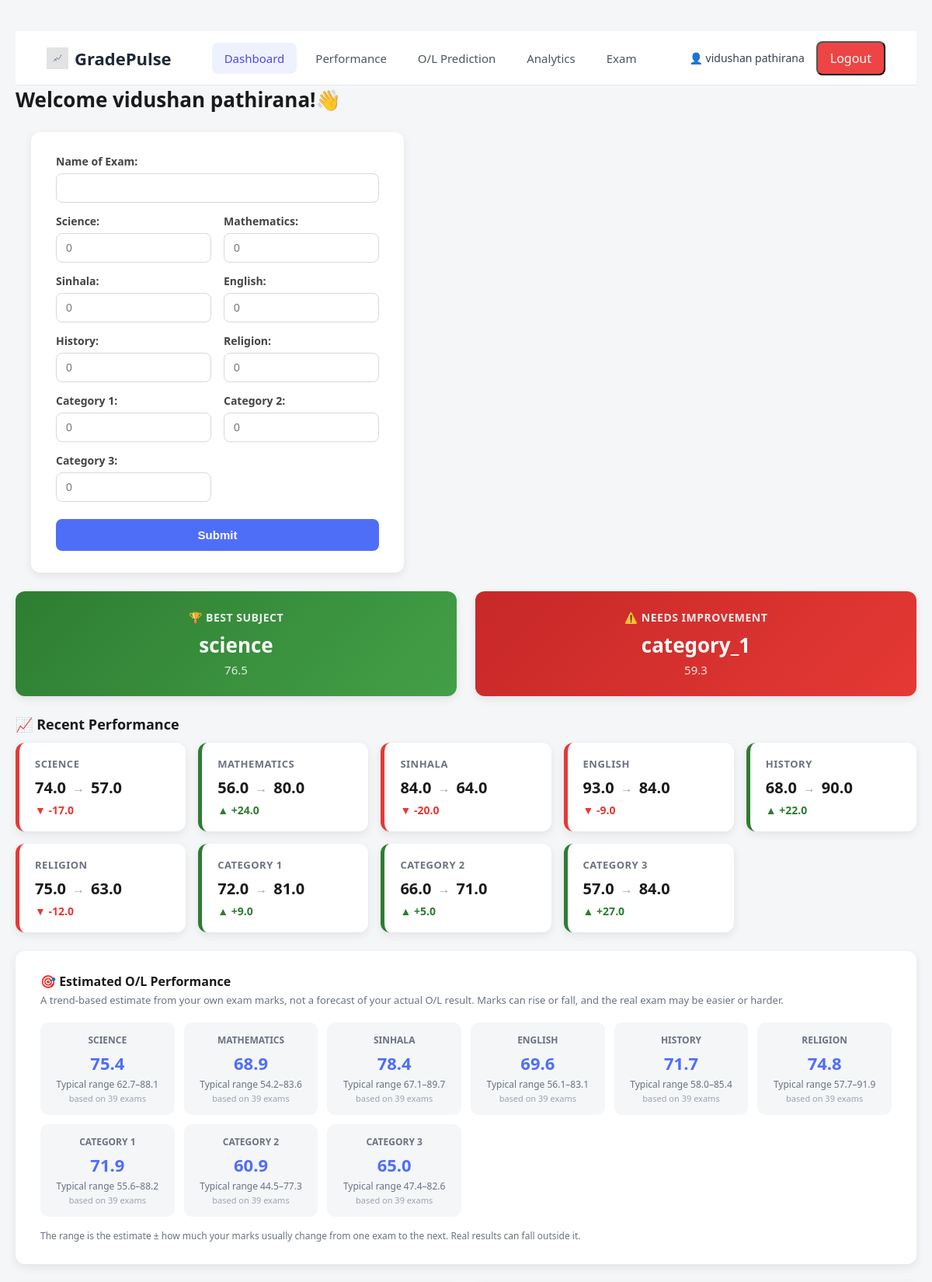
Screenshot of /home (signed in, upper part) with the database file from the repository.
### models.py (models this page shows, shortened)
class Marks(db.Model):
    __tablename__ = "marks"
    __table_args__ = (
        UniqueConstraint("exam_id", "subject", name="uq_marks_exam_subject"),
        CheckConstraint("score >= 0 AND score <= 100", name="ck_marks_score_range"),
        CheckConstraint(f"subject IN ({SUBJECT_LIST_SQL})", name="ck_marks_subject_valid"),
    )
    id = db.Column(db.Integer, primary_key=True)
    exam_id = db.Column(
        db.Integer,
        db.ForeignKey("exams.id", ondelete="CASCADE"),
        nullable=False,
    )
    subject = db.Column(db.String(50), nullable=False)
    score = db.Column(db.Float, nullable=False)

### app.py (the view, shortened to what this page needs)
@app.route("/home", methods=["GET", "POST"])
def home():
    student_id = session.get("student_id")
    if student_id is None:
        return redirect(url_for("login"))
    result = None
    records = get_exam_records(student_id)
    averages = calculate_subject_averages(records)
    prediction_data = generate_predictions(records)
    save_predictions(student_id, prediction_data)
    return render_template(
        "index.html",
        name=session.get("name"),
        result=result,
        card_data=find_best_and_weakest(averages),
        chart_data=build_chart_data(records, averages),
        improvement_data=calculate_improvement(records),
        prediction_data=prediction_data,
        marks_table=build_marks_table(records),
    )

### models.py (called while the page is built)
def utc_now():
    return datetime.now(timezone.utc)

### services/analytics.py (called while the page is built)
def build_marks_table(records):
    table = []
    for record in records:
        row = {"exam_name": record["exam_name"], "exam_date": record["exam_date"]}
        for subject in SUBJECT_NAMES:
            row[subject] = record["marks"].get(subject)
        table.append(row)
    return table

def build_line_chart_data(records, limit=5):
    recent = records[-limit:]
    return {
        "line_labels": [r["exam_name"] for r in recent],
        "line_data": {
            subject: [r["marks"].get(subject) for r in recent]
            for subject in SUBJECT_NAMES
        },
    }

def calculate_subject_averages(records):
    averages = []
    for subject in SUBJECT_NAMES:
        scores = [
            r["marks"][subject]
            for r in records
            if r["marks"].get(subject) is not None
        ]
        averages.append(round(sum(scores) / len(scores), 1) if scores else 0)
    return averages

def calculate_improvement(records):
    if len(records) < 2:
        return {}
    previous = records[-2]["marks"]
    latest = records[-1]["marks"]
    improvement_data = {}
    for subject in SUBJECT_NAMES:
        previous_score = previous.get(subject)
        latest_score = latest.get(subject)
        if previous_score is not None and latest_score is not None:
            improvement_data[subject] = {
                "previous": previous_score,
                "latest": latest_score,
                "improvement": latest_score - previous_score,
            }
    return improvement_data

def find_best_and_weakest(averages):
    if not any(score > 0 for score in averages):
        return None
    best_index = averages.index(max(averages))
    weakest_index = averages.index(min(averages))
    return {
        "best_subject": SUBJECT_NAMES[best_index],
        "best_score": averages[best_index],
        "weakest_subject": SUBJECT_NAMES[weakest_index],
        "weakest_score": averages[weakest_index],
    }

def build_chart_data(records, averages):
    chart_data = build_line_chart_data(records)
    chart_data["radar_labels"] = SUBJECT_NAMES
    chart_data["radar_data"] = averages
    return chart_data

### services/predictions.py (called while the page is built)
def clamp_mark(value):
    return round(max(0.0, min(100.0, float(value))), 1)

def _split(points):
    ordered = sorted(points)
    positions = np.array([position for position, _ in ordered], dtype=float)
    scores = np.array([score for _, score in ordered], dtype=float)
    return positions, scores

### templates/index.html (shortened to what this page needs)
<!DOCTYPE html>
<html lang="en">
<head>
    <link rel="stylesheet" href="{{ url_for('static', filename='style.css') }}">
    <link rel="stylesheet" href="{{ url_for('static', filename='responsive.css') }}">
</head>
<body>
    <nav class="navbar">
        <a href="{{ url_for('home') }}" class="brand">
            <img src="{{ url_for('static', filename='favicon.png') }}" alt="GradePulse logo" class="brand-icon">
            <span>GradePulse</span>
        </a>
        <div class="nav-links">
            <a href="#dashboard-top" class="nav-link active">Dashboard</a>
            <a href="#insight-section" class="nav-link">Performance</a>
            <a href="#prediction-section" class="nav-link">O/L Prediction</a>
            <a href="#charts-section" class="nav-link">Analytics</a>
            <a href="#marks-table-section" class="nav-link">Exam</a>
        </div>
        <div class="nav-user">
            <span class="username"> 👤 {{ name }}</span>
            <form action="{{ url_for('logout') }}" method="post">
                <button type="submit" class="logout-btn">Logout</button>
            </form>
        </div>
    </nav>
    <h1>Welcome {{ name }}!👋</h1>
    <div class="dashboard-top" id="dashboard-top">
        <div class="form">
            <form method="POST">
                <p>
                <label for="exam_name">Name of Exam:</label>
                <input type="text" id='exam_name' name="exam_name"><br>
                </p>
                <p>
                <label for="science">Science: </label>
                <input type="number" id="science" name="science" placeholder="0" min="0" max="100" required><br>
                </p>
                <p>
                <label for="math">Mathematics: </label>
                <input type="number" id="math" name="math" placeholder="0" min="0" max="100" required><br>
                </p>
                <p>
                <label for="sinhala">Sinhala: </label>
                <input type="number" id="sinhala" name="sinhala" placeholder="0" min="0" max="100"required><br>
                </p>
                <p>
                <label for="english">English: </label>
                <input type="number" id="english" name="english" placeholder="0" min="0" max="100" required><br>
                </p>
                <p>
                <label for="history">History: </label>
                <input type="number" id="history" name="history" placeholder="0" min="0" max="100" required><br>
                </p>
                <p>
                <label for="religion">Religion: </label>
                <input type="number" id="religion" name="religion" placeholder="0" min="0" max="100" required><br>
                </p>
                <p>
                <label for="category_1">Category 1: </label>
                <input type="number" id="category_1" name="category_1" placeholder="0" min="0" max="100" required><br>
                </p>
                <p>
                <label for="category_2">Category 2: </label>
                <input type="number" id="category_2" name="category_2" placeholder="0" min="0" max="100" required><br>
                </p>
                <p>
                <label for="category_3">Category 3: </label>
                <input type="number" id="category_3" name="category_3" placeholder="0" min="0" max="100" required><br>
                </p>
                <button type="submit">Submit</button>
            </form>
        </div>
    </div>
    {% if card_data %}
    <div class="insight-section" id="insight-section">
        <div class="insight-card insight-best">
            <div class="insight-label">🏆 Best Subject</div>
            <div class="insight-subject">{{ card_data.best_subject }}</div>
            <div class="insight-score">{{ card_data.best_score }}</div>
        </div>
        <div class="insight-card insight-weak">
            <div class="insight-label">⚠️ Needs Improvement</div>
            <div class="insight-subject">{{ card_data.weakest_subject }}</div>
            <div class="insight-score">{{ card_data.weakest_score }}</div>
        </div>
    </div>
    {% endif %}
    {% if improvement_data %}
    <div class="improvement-section">
        <h4 class="improvement-title">📈 Recent Performance</h4>
        <div class="improvement-grid">
            {% for subject, data in improvement_data.items() %}
            <div class="improvement-card {% if data.improvement > 0 %}improvement-up{% elif data.improvement < 0 %}improvement-down{% else %}improvement-flat{% endif %}">
                <div class="improvement-subject">{{ subject.replace('_', ' ').title() }}</div>
                <div class="improvement-scores">
                    <span>{{ data.previous }}</span>
                    <span class="improvement-arrow">→</span>
                    <span>{{ data.latest }}</span>
                </div>
                <div class="improvement-delta">
                    {% if data.improvement > 0 %}▲ +{{ data.improvement }}
                    {% elif data.improvement < 0 %}▼ {{ data.improvement }}
                    {% else %}— No change{% endif %}
                </div>
            </div>
            {% endfor %}
        </div>
    </div>
    {% endif %}
    {% if prediction_data %}
        <div class="prediction-section" id="prediction-section">
            <div class="prediction-header">
                <h4>🎯<b> Estimated O/L Performance </b></h4>
                <p class="prediction-disclaimer">
                    A trend-based estimate from your own exam marks, not a forecast of your actual O/L result.
                    Marks can rise or fall, and the real exam may be easier or harder.
                </p>
            </div>
            <div class="prediction-grid">
                {% for subject, data in prediction_data.items() %}
                <div class="prediction-card">
                    <div class="prediction-subject">{{ subject.replace('_', ' ').title() }}</div>
                    <div class="prediction-score">{{ data.score }}</div>
                    {% if data.low is not none %}
                    <div class="prediction-range">Typical range {{ data.low }}–{{ data.high }}</div>
                    {% endif %}
                    <div class="prediction-basis">based on {{ data.n_scores }} exams</div>
                </div>
                {% endfor %}
            </div>
            <p class="prediction-note">
                The range is the estimate ± how much your marks usually change from one exam to the next.
                Real results can fall outside it.
            </p>
        </div>
        {% elif result %}
        <div class="prediction-section prediction-empty">
            <p>📊 Submit at least 2 exams to unlock O/L predictions for each subject.</p>
        </div>
    {% endif %}
</body>
</html>

### rows the page displays
Marks: previous "74.0"
Marks: latest "57.0"
Marks: previous "56.0"
Marks: latest "80.0"
Marks: previous "84.0"
Marks: latest "64.0"
Marks: previous "93.0"
Marks: latest "84.0"
Marks: previous "68.0"
Marks: latest "90.0"
Marks: previous "75.0"
Marks: latest "63.0"
Marks: previous "72.0"
Marks: latest "81.0"
Marks: previous "66.0"
Marks: latest "71.0"
Marks: previous "57.0"
Marks: latest "84.0"

### other values shown
{{ name }} "vidushan pathirana"
{{ card_data.best_subject }} "science"
{{ card_data.best_score }} "76.5"
{{ card_data.weakest_subject }} "category_1"
{{ card_data.weakest_score }} "59.3"
{{ subject.replace('_', ' ').title() }} "SCIENCE" "MATHEMATICS" "SINHALA" "ENGLISH" "HISTORY" "RELIGION" "CATEGORY 1" "CATEGORY 2" "CATEGORY 3"
{{ data.improvement }} "-17.0" "-20.0" "-9.0" "-12.0"
{{ data.improvement }} "24.0" "22.0" "9.0" "5.0" "27.0"
{{ data.score }} "75.4" "68.9" "78.4" "69.6" "71.7" "74.8" "71.9" "60.9" "65.0"
{{ data.low }} "62.7" "54.2" "67.1" "56.1" "58.0" "57.7" "55.6" "44.5" "47.4"
{{ data.high }} "88.1" "83.6" "89.7" "83.1" "85.4" "91.9" "88.2" "77.3" "82.6"
{{ data.n_scores }} "39" "39" "39" "39" "39" "39" "39" "39" "39"
